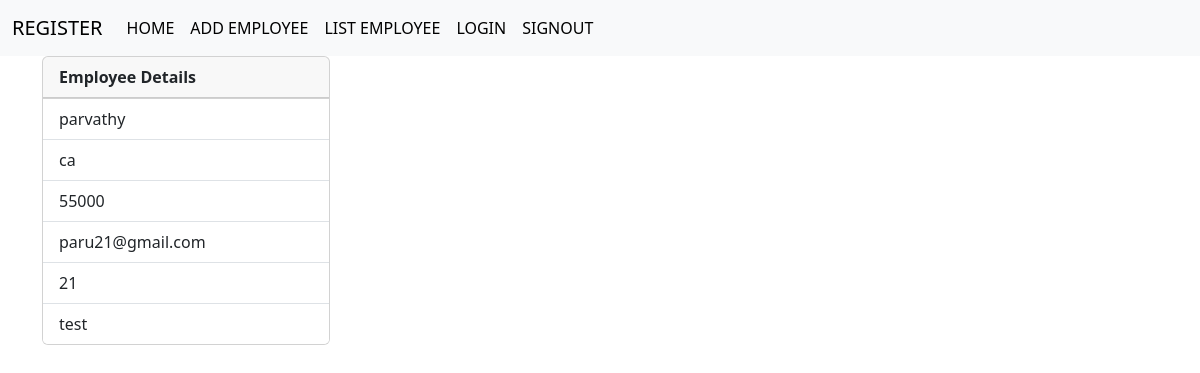
Screenshot of /employee/3 (signed in) with the database file from the repository.
### crm/models.py (models this page shows, shortened)
class Employee(models.Model):
    name=models.CharField(max_length=100)
    age=models.PositiveIntegerField()
    email=models.EmailField(unique=True)
    contact=models.CharField(max_length=10,null=True)
    department=models.CharField(max_length=100)
    salary=models.PositiveIntegerField()
    profile_pic=models.ImageField(upload_to="images",null=True,blank=True)
    dob=models.DateField(null=True,blank=True)

### crm/views.py (the view)
# urls.py: path("employee/<int:pk>",views.EmployeeDetailView.as_view(),name="emp-detail"),
@method_decorator(signin_required,name="dispatch")
class EmployeeDetailView(View):
    def get(self,request,*args,**kwargs):
        id=kwargs.get("pk")
        qs=Employee.objects.get(id=id)
        return render(request,"emp_detail.html",{"data":qs})

### crm/views.py (called while the page is built)
def signin_required(fn):
    def wrapper(request,*args, **kwargs):
        if not request.user.is_authenticated:
            messages.error(request,"Invalid Session")
            return redirect("signin")
        else:
            return fn(request,*args,**kwargs)
    return wrapper

### crm/templates/emp_detail.html (shortened to what this page needs)
{%extends 'base.html'%}
{%block body_block%}
<div class="container">
  <div>
      <div class="card" style="width: 18rem;">
          <div class="card-header">
            <b>Employee Details</b>
          </div>
          <ul class="list-group list-group-flush">
            <li class="list-group-item">{{data.name}}</li>
            <li class="list-group-item">{{data.department}}</li>
            <li class="list-group-item">{{data.salary}}</li>
            <li class="list-group-item">{{data.email}}</li>
            <li class="list-group-item">{{data.age}}</li>
            <li class="list-group-item">{{data.contact}}</li>
          </ul>
        </div>
  </div>
</div>
{%endblock%}

### rows the page displays
Employee: name "parvathy", department "ca", salary "55000", email "paru21@gmail.com", age "21", contact "test"
